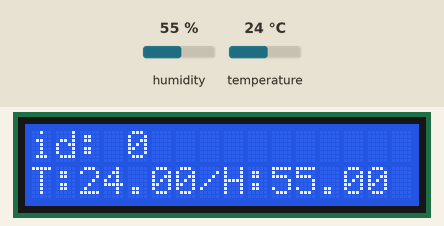
Simulated run of this sketch. Board: Arduino Uno, built with avr-gcc and run on an emulated ATmega328P. Shown: 16×2 character LCD. The inputs (shaded band) are chosen by the test bench; at power-on: humidity 55 %, temperature 24 °C. What the sketch prints to the serial monitor is not drawn.

Above: at 4.2 s.
4.3 s: humidity set to 22 %
At 7.3 s:
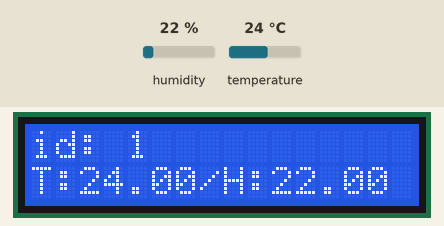
10.6 s: temperature set to 12 °C
At 12.9 s:
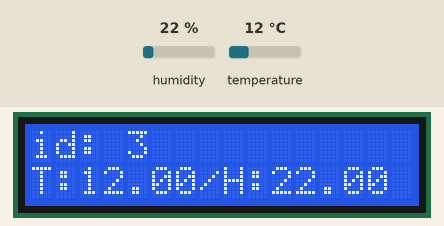
16.7 s: humidity set to 40 %
At 19.6 s:
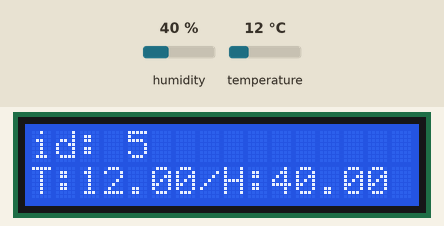
22.7 s: temperature set to 19 °C
At 25.2 s:
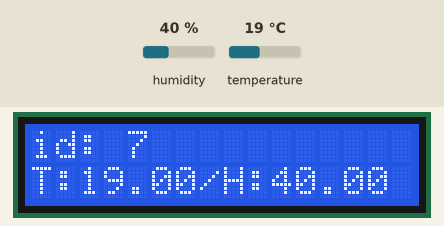
Timing chart, 0 to 26.7 s (numbered marks = the images above; inputs shaded):
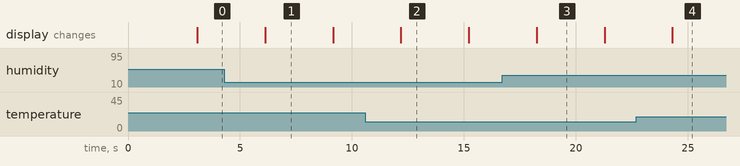

Measured:
- what the display in image 1 shows lasts 3.1 s, from 6.1 s to 9.2 s

The sketch:

dht11_arduino_lcd.ino
```cpp
#include <dht.h>
#include <LiquidCrystal.h>

dht DHT;
//Crea l'objete LCD amb els números asignats (rs, e, d4, d5, d6, d7)
LiquidCrystal lcd(12, 11, 5, 4, 3, 2);

#define DHT11_PIN 7
int id=0;

void setup(){
  Serial.begin(9600);
  // Inicialitzo l'LCD amb el nombre de fileres i columnes
  lcd.begin(16, 2);
  // Escric el missatge inicial.
  lcd.print("Sensor DHT11");
  lcd.setCursor(0, 1);
  lcd.print("v. 1.0.0");
  delay(3000);
}

void loop(){
  int chk = DHT.read11(DHT11_PIN);
  //Serial.print("id: ");
  Serial.print(id);
  Serial.print(";");
  //Serial.print("Temperatura: ");
  Serial.print(DHT.temperature);
  Serial.print(";");
  //Serial.print("Humitat: ");
  Serial.print(DHT.humidity);
  Serial.print(";");
  //i ara ho imprimim a l'LCD
  lcd.clear();
  //posicionem el cursor al punt que ens interessa (columna línea)
  lcd.setCursor(0, 0);
  //i escrivim
  lcd.setCursor(0,0);
  lcd.print("id: ");
  lcd.print(id);
  lcd.setCursor(0,1);
  lcd.print("T:");
  lcd.print(DHT.temperature);
  lcd.print("/H:");
  lcd.print(DHT.humidity);
  id++;
  delay(3000);
}
```
